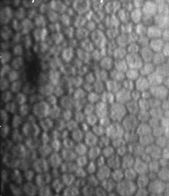
%> input picture ComputerVision/ImgSegmentation/cornealendothel.png, 169 x 196 px
$ octave part1.m   (GNU Octave 9; MATLAB toolbox functions it lacks are replaced by stand-ins)
%> lines starting %> are read from the running program, lines starting %| are printed output that depends on the picture
close all;
clear all;
f = imread('cornealendothel.png');
%> f is the input picture: size 196x169 uint8; min 17, max 254, mean 108.9
figure, imshow(f); title ('Original Image');

%------------Top-Hat-----------------------------
B = strel('square', 6);      %structing element
g1 = imtophat(f, B);         %peak operator
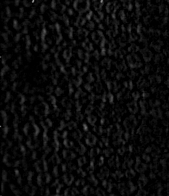
%> g1: size 196x169 uint8; min 0, max 154, mean 11.1
figure, imshow(g1); title ('Top-Hat Peaks');
thres = .15*max(g1(:));
%> thres = 23
gout1 = (g1 > thres);        %apply thresholding
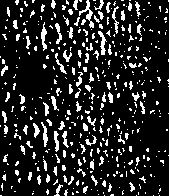
%> gout1: size 196x169 logical; 14.8% white in thin lines or dots
[L1, NUM1] = bwlabel(gout1); %computation of connective components
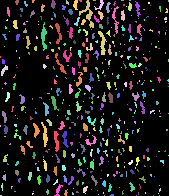
%> L1: size 196x169 double; 423 distinct labels, from 0 to 422; one colour per label, 0 black
%> NUM1 = 422
figure, imshow(gout1, []); title ('Binary Peaks');

%--------Contrast Reconstruction--------------------
h = 20;                     %maximum height
m = f - h;                  %markers
rho = imreconstruct(m, f);  %apply reconstruction opening
g2 = f - rho;               %dome operator
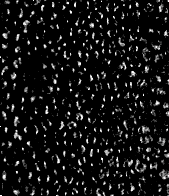
%> g2: size 196x169 uint8; min 0, max 20, mean 1.57; drawn with min black and max white
figure, imshow(g2); title('Contrast Reconstruction Peaks');
gout2 = (g2 >= h/2);        %apply thresholding
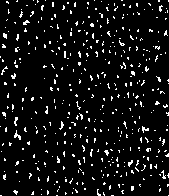
%> gout2: size 196x169 logical; 6.8% white in thin lines or dots
[L, NUM2] = bwlabel(gout2); %computation of connective components
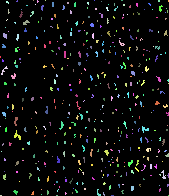
%> L: size 196x169 double; 429 distinct labels, from 0 to 428; one colour per label, 0 black
%> NUM2 = 428
figure, imshow(gout2); title ('Binary Peaks');

$ run again, with ComputerVision/ImgSegmentation/prostate.png copied over ComputerVision/ImgSegmentation/cornealendothel.png
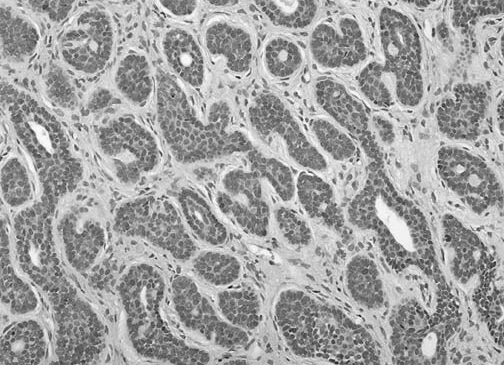
%> input picture ComputerVision/ImgSegmentation/prostate.png, 504 x 365 px
%> f is the input picture: size 365x504 uint8; min 7, max 254, mean 161.5
%> thres = 24
%> `gout1 = (g1 > thres);`:
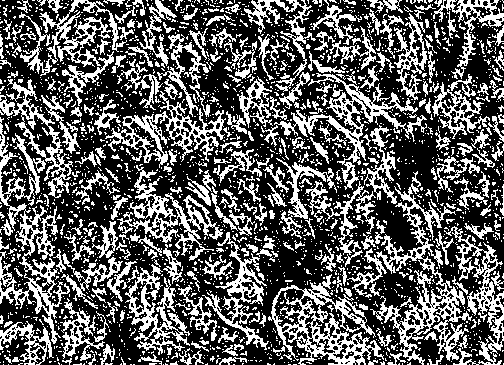
%> gout1: size 365x504 logical; 36.6% white in thin lines or dots
%> NUM1 = 2353
%> gout2: size 365x504 logical; 6.1% white in thin lines or dots
%> `[L, NUM2] = bwlabel(gout2);`:
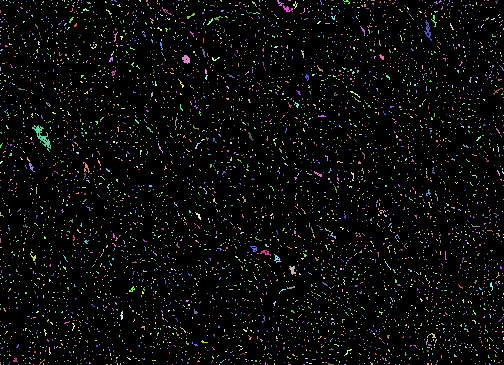
%> L: size 365x504 double; 5008 distinct labels, from 0 to 5007; one colour per label, 0 black
%> NUM2 = 5007
